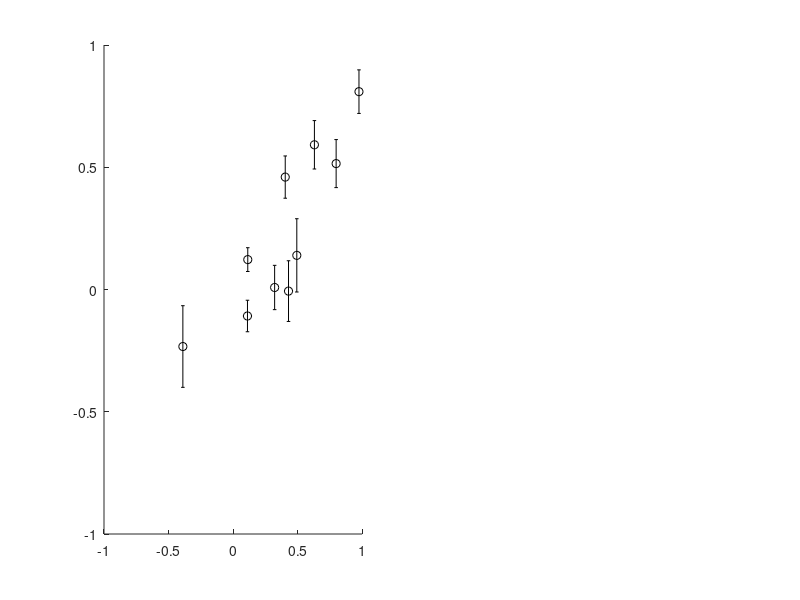

Write the MATLAB code that produced this figure. (Note: this script raises an error after producing the figure.)
clear all; close all;

% correlation between the risk-sensitivity on day 1 and that on day 2

load('data_nofb.mat');
load('data_fb.mat');

range1 = 2:7; range2 = 9:14;  cs = 5; ms = 5.3;
srange = length(range1) ;
rs_no_d1 =  aimpoint_no(:,range1) - bdt_optAim_no(:,range1);
rs_no_d2 =  aimpoint_no(:,range2) - bdt_optAim_no(:,range2);
rs_fb_d1 =  aimpoint_fb(:,range1) - bdt_optAim_fb(:,range1);
rs_fb_d2 =  aimpoint_fb(:,range2) - bdt_optAim_fb(:,range2);
mrs_no_d1 = mean(rs_no_d1')';
mrs_no_d2 = mean(rs_no_d2')';
mrs_fb_d1 = mean(rs_fb_d1')';
mrs_fb_d2 = mean(rs_fb_d2')';


[N T] = size(aimpoint_no); [Nf Tf] = size(aimpoint_fb);

figure
subplot(1,2,1)
errorbar(mean(rs_no_d1'), mean(rs_no_d2'), std((rs_no_d2'))/sqrt(srange), 'ko', 'linewidth', 1, 'MarkerSize', 0.1, 'CapSize',cs); hold on
errorbar(mean(rs_no_d1'), mean(rs_no_d2'), std((rs_no_d1'))/sqrt(srange), 'horizontal','ko', 'linewidth', 1, 'MarkerSize', 0.1, 'CapSize',cs);
plot(mean(rs_no_d1'), mean(rs_no_d2'), 'ok', 'MarkerFaceColor', 'k', 'MarkerSize',ms);
plot(-2:2,-2:2,'k--');
lineplot(0, 'h','k-'); lineplot(0, 'v','k-');
axis('square');
ylim([-1.2 1.2]);  xlim([-1.2 1.2]); xticks(-1:0.5:1); yticks(-1:0.5:1);
xlabel('Risk-sensitivity on day 1 [cm]'); ylabel('Risk-sensitivity on day 2 [cm]');
title('No display')
set(gca, 'Fontname', 'Arial Regular', 'Fontsize', 10, 'linewidth', 1);

[a b] = polyfit(mean(rs_no_d1'), mean(rs_no_d2'),1);
y = polyval(a, min(mean(rs_no_d1')):0.01:max(mean(rs_no_d1')));
plot(min(mean(rs_no_d1')):0.01:max(mean(rs_no_d1')), y, 'k-');
[r1 p1] = corr(mean(rs_no_d1')', mean(rs_no_d2')');


subplot(1,2,2)
errorbar(mean(rs_fb_d1'), mean(rs_fb_d2'), std((rs_fb_d2'))/sqrt(srange), 'ko', 'linewidth', 1, 'MarkerSize', 0.1, 'CapSize',cs); hold on
errorbar(mean(rs_fb_d1'), mean(rs_fb_d2'), std((rs_fb_d1'))/sqrt(srange), 'horizontal','ko', 'linewidth', 1, 'MarkerSize', 0.1, 'CapSize',cs);
plot(mean(rs_fb_d1'), mean(rs_fb_d2'), 'ok', 'MarkerFaceColor', 'k', 'MarkerSize',ms);
plot(-2:2,-2:2,'k--');
lineplot(0, 'h','k-'); lineplot(0, 'v','k-');
axis('square');
ylim([-1.2 1.2]);  xlim([-1.2 1.2]); xticks(-1:0.5:1); yticks(-1:0.5:1);
xlabel('Risk-sensitivity on day 1 [cm]'); ylabel('Risk-sensitivity on day 2 [cm]');
title('Display')
set(gca, 'Fontname', 'Arial Regular', 'Fontsize', 10, 'linewidth', 1);

[aa bb] = polyfit(mean(rs_fb_d1'), mean(rs_fb_d2'),1);
y = polyval(aa, min(mean(rs_fb_d1')):0.01:max(mean(rs_fb_d1')));
plot(min(mean(rs_fb_d1')):0.01:max(mean(rs_fb_d1')), y, 'k-');
[r2 p2] = corr(mean(rs_fb_d1')', mean(rs_fb_d2')');


pos(3) = 600; pos(4) = 600;
set(gcf, 'Position', pos);
